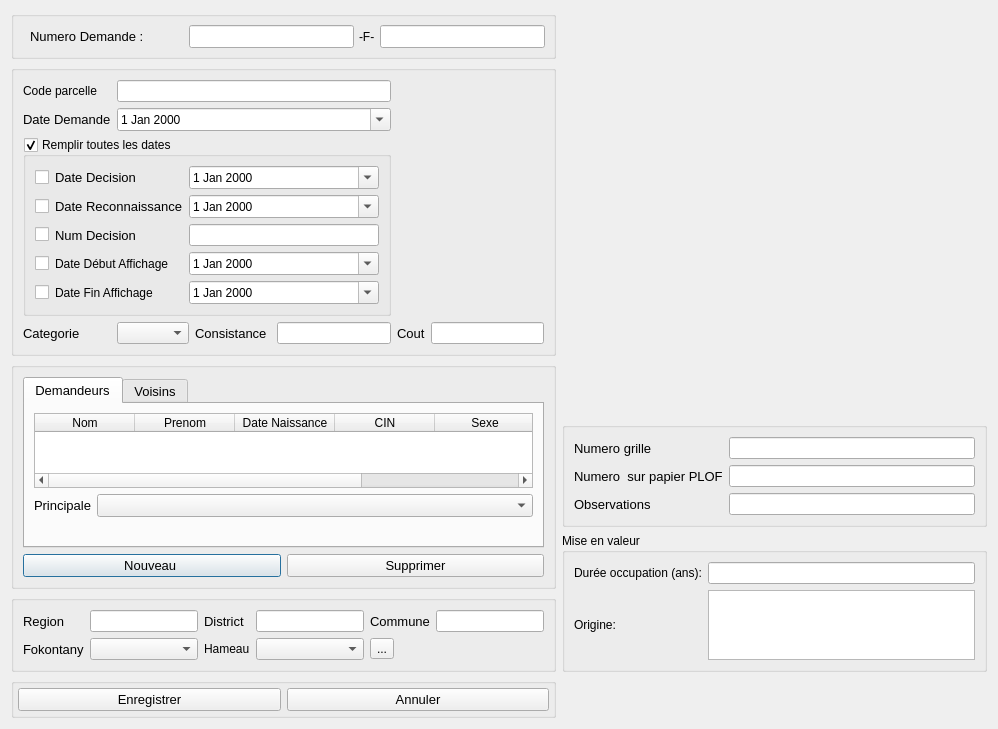
<?xml version="1.0" encoding="UTF-8"?>
<ui version="4.0">
 <class>CreateDemandeForm</class>
 <widget class="QDialog" name="CreateDemandeForm">
  <property name="geometry">
   <rect>
    <x>0</x>
    <y>0</y>
    <width>998</width>
    <height>664</height>
   </rect>
  </property>
  <property name="windowTitle">
   <string>Informations Demande</string>
  </property>
  <layout class="QGridLayout" name="gridLayout_5">
   <item row="0" column="0">
    <widget class="QGroupBox" name="horizontalGroupBox">
     <layout class="QHBoxLayout" name="horizontalLayout_3">
      <property name="spacing">
       <number>5</number>
      </property>
      <property name="leftMargin">
       <number>16</number>
      </property>
      <property name="topMargin">
       <number>8</number>
      </property>
      <property name="rightMargin">
       <number>8</number>
      </property>
      <property name="bottomMargin">
       <number>8</number>
      </property>
      <item>
       <widget class="QLabel" name="label_3">
        <property name="font">
         <font>
          <pointsize>10</pointsize>
         </font>
        </property>
        <property name="text">
         <string>Numero Demande :           </string>
        </property>
       </widget>
      </item>
      <item>
       <widget class="QLineEdit" name="numeroDemandeLineEdit1">
        <property name="enabled">
         <bool>true</bool>
        </property>
        <property name="font">
         <font>
          <pointsize>10</pointsize>
         </font>
        </property>
        <property name="layoutDirection">
         <enum>Qt::LeftToRight</enum>
        </property>
       </widget>
      </item>
      <item>
       <widget class="QLabel" name="label_4">
        <property name="text">
         <string>-F-</string>
        </property>
       </widget>
      </item>
      <item>
       <widget class="QLineEdit" name="numeroDemandeLineEdit2">
        <property name="font">
         <font>
          <pointsize>10</pointsize>
         </font>
        </property>
       </widget>
      </item>
     </layout>
    </widget>
   </item>
   <item row="0" column="1" rowspan="3">
    <layout class="QHBoxLayout" name="horizontalLayout_2">
     <item>
      <widget class="QLabel" name="tabVoisin">
       <property name="layoutDirection">
        <enum>Qt::LeftToRight</enum>
       </property>
       <property name="text">
        <string/>
       </property>
      </widget>
     </item>
    </layout>
   </item>
   <item row="2" column="0" rowspan="3">
    <widget class="QGroupBox" name="verticalGroupBox">
     <layout class="QVBoxLayout" name="verticalLayout">
      <item>
       <widget class="QTabWidget" name="tabWidgetOppositionDemande">
        <property name="font">
         <font>
          <pointsize>10</pointsize>
         </font>
        </property>
        <property name="layoutDirection">
         <enum>Qt::LeftToRight</enum>
        </property>
        <property name="currentIndex">
         <number>0</number>
        </property>
        <widget class="QWidget" name="tab_2">
         <attribute name="title">
          <string>Demandeurs</string>
         </attribute>
         <layout class="QVBoxLayout" name="verticalLayout_3">
          <item>
           <widget class="QTableWidget" name="tableDemande">
            <column>
             <property name="text">
              <string>Nom</string>
             </property>
            </column>
            <column>
             <property name="text">
              <string>Prenom</string>
             </property>
            </column>
            <column>
             <property name="text">
              <string>Date Naissance</string>
             </property>
            </column>
            <column>
             <property name="text">
              <string>CIN</string>
             </property>
            </column>
            <column>
             <property name="text">
              <string>Sexe</string>
             </property>
            </column>
            <column>
             <property name="text">
              <string>id</string>
             </property>
            </column>
           </widget>
          </item>
          <item>
           <layout class="QGridLayout" name="gridLayout_3">
            <item row="0" column="1">
             <widget class="QComboBox" name="comboBoxPrincipale"/>
            </item>
            <item row="0" column="0">
             <widget class="QLabel" name="label_7">
              <property name="text">
               <string>Principale</string>
              </property>
             </widget>
            </item>
            <item row="1" column="1">
             <spacer name="horizontalSpacer">
              <property name="orientation">
               <enum>Qt::Horizontal</enum>
              </property>
              <property name="sizeHint" stdset="0">
               <size>
                <width>40</width>
                <height>20</height>
               </size>
              </property>
             </spacer>
            </item>
           </layout>
          </item>
         </layout>
        </widget>
        <widget class="QWidget" name="tab">
         <attribute name="title">
          <string>Voisins</string>
         </attribute>
         <widget class="QTableWidget" name="tableVoisin">
          <property name="geometry">
           <rect>
            <x>1</x>
            <y>1</y>
            <width>289</width>
            <height>111</height>
           </rect>
          </property>
          <column>
           <property name="text">
            <string>Repère</string>
           </property>
          </column>
          <column>
           <property name="text">
            <string>Description</string>
           </property>
          </column>
         </widget>
        </widget>
       </widget>
      </item>
      <item>
       <layout class="QHBoxLayout" name="horizontalLayout_4">
        <item>
         <widget class="QPushButton" name="addBtn">
          <property name="font">
           <font>
            <pointsize>10</pointsize>
           </font>
          </property>
          <property name="text">
           <string>Nouveau </string>
          </property>
          <property name="icon">
           <iconset resource="../icons.qrc">
            <normaloff>:/users/icone/user.png</normaloff>:/users/icone/user.png</iconset>
          </property>
         </widget>
        </item>
        <item>
         <widget class="QPushButton" name="delBtn">
          <property name="font">
           <font>
            <pointsize>10</pointsize>
           </font>
          </property>
          <property name="text">
           <string>Supprimer</string>
          </property>
          <property name="icon">
           <iconset resource="../icons.qrc">
            <normaloff>:/std/icone/remove.png</normaloff>:/std/icone/remove.png</iconset>
          </property>
         </widget>
        </item>
       </layout>
      </item>
     </layout>
    </widget>
   </item>
   <item row="3" column="1">
    <layout class="QVBoxLayout" name="verticalLayout_2">
     <item>
      <widget class="QGroupBox" name="formGroupBox">
       <layout class="QFormLayout" name="formLayout">
        <item row="0" column="0">
         <widget class="QLabel" name="numeroGrilleLabel">
          <property name="font">
           <font>
            <pointsize>10</pointsize>
           </font>
          </property>
          <property name="text">
           <string>Numero grille</string>
          </property>
         </widget>
        </item>
        <item row="0" column="1">
         <widget class="QLineEdit" name="numeroGrilleLineEdit">
          <property name="cursor">
           <cursorShape>SizeBDiagCursor</cursorShape>
          </property>
         </widget>
        </item>
        <item row="1" column="0">
         <widget class="QLabel" name="numeroDemandeSurPapierPLOFLabel">
          <property name="font">
           <font>
            <pointsize>10</pointsize>
           </font>
          </property>
          <property name="text">
           <string>Numero  sur papier PLOF</string>
          </property>
         </widget>
        </item>
        <item row="1" column="1">
         <widget class="QLineEdit" name="numeroDemandeSurPapierPLOFLineEdit"/>
        </item>
        <item row="2" column="0">
         <widget class="QLabel" name="observationsLabel">
          <property name="font">
           <font>
            <pointsize>10</pointsize>
           </font>
          </property>
          <property name="text">
           <string>Observations</string>
          </property>
         </widget>
        </item>
        <item row="2" column="1">
         <widget class="QLineEdit" name="observationsLineEdit"/>
        </item>
       </layout>
      </widget>
     </item>
    </layout>
   </item>
   <item row="4" column="1" rowspan="2">
    <widget class="QGroupBox" name="groupBox">
     <property name="title">
      <string>Mise en valeur</string>
     </property>
     <layout class="QGridLayout" name="gridLayout_4">
      <item row="0" column="0">
       <widget class="QLabel" name="label_8">
        <property name="text">
         <string>Durée occupation (ans):</string>
        </property>
       </widget>
      </item>
      <item row="1" column="0">
       <widget class="QLabel" name="label_9">
        <property name="text">
         <string>Origine:</string>
        </property>
       </widget>
      </item>
      <item row="0" column="1">
       <widget class="QLineEdit" name="lineEditDureeMiseEnValeur"/>
      </item>
      <item row="1" column="1">
       <widget class="QTextEdit" name="textEditOrigine"/>
      </item>
     </layout>
    </widget>
   </item>
   <item row="6" column="0">
    <widget class="QGroupBox" name="horizontalGroupBox">
     <layout class="QHBoxLayout" name="horizontalLayout">
      <property name="leftMargin">
       <number>4</number>
      </property>
      <property name="topMargin">
       <number>4</number>
      </property>
      <property name="rightMargin">
       <number>4</number>
      </property>
      <property name="bottomMargin">
       <number>4</number>
      </property>
      <item>
       <widget class="QPushButton" name="BtnCreate">
        <property name="font">
         <font>
          <pointsize>10</pointsize>
         </font>
        </property>
        <property name="text">
         <string>Enregistrer</string>
        </property>
        <property name="icon">
         <iconset resource="../icons.qrc">
          <normaloff>:/std/icone/accept.png</normaloff>:/std/icone/accept.png</iconset>
        </property>
       </widget>
      </item>
      <item>
       <widget class="QPushButton" name="BtnCancel">
        <property name="font">
         <font>
          <pointsize>10</pointsize>
         </font>
        </property>
        <property name="text">
         <string>Annuler</string>
        </property>
        <property name="icon">
         <iconset resource="../icons.qrc">
          <normaloff>:/std/icone/if_minus_10199.png</normaloff>:/std/icone/if_minus_10199.png</iconset>
        </property>
       </widget>
      </item>
     </layout>
    </widget>
   </item>
   <item row="5" column="0">
    <widget class="QGroupBox" name="formGroupBox_2">
     <layout class="QGridLayout" name="gridLayout_2">
      <item row="0" column="2">
       <widget class="QLabel" name="districtLabel">
        <property name="font">
         <font>
          <pointsize>10</pointsize>
         </font>
        </property>
        <property name="text">
         <string>District</string>
        </property>
       </widget>
      </item>
      <item row="0" column="3">
       <widget class="QLineEdit" name="districtLineEdit"/>
      </item>
      <item row="0" column="4">
       <widget class="QLabel" name="communeLabel">
        <property name="font">
         <font>
          <pointsize>10</pointsize>
         </font>
        </property>
        <property name="text">
         <string>Commune</string>
        </property>
       </widget>
      </item>
      <item row="3" column="0">
       <widget class="QLabel" name="fokontanyLabel">
        <property name="font">
         <font>
          <pointsize>10</pointsize>
         </font>
        </property>
        <property name="text">
         <string>Fokontany</string>
        </property>
       </widget>
      </item>
      <item row="3" column="1">
       <widget class="QComboBox" name="fokontanyComboBox"/>
      </item>
      <item row="0" column="0">
       <widget class="QLabel" name="regionLabel">
        <property name="font">
         <font>
          <pointsize>10</pointsize>
         </font>
        </property>
        <property name="text">
         <string>Region</string>
        </property>
       </widget>
      </item>
      <item row="0" column="1">
       <widget class="QLineEdit" name="regionLineEdit"/>
      </item>
      <item row="0" column="5">
       <widget class="QLineEdit" name="communeLineEdit"/>
      </item>
      <item row="3" column="2">
       <widget class="QLabel" name="label_5">
        <property name="text">
         <string>Hameau</string>
        </property>
       </widget>
      </item>
      <item row="3" column="3">
       <widget class="QComboBox" name="HameauComboBox"/>
      </item>
      <item row="3" column="4">
       <widget class="QToolButton" name="toolButtonHameau">
        <property name="text">
         <string>...</string>
        </property>
       </widget>
      </item>
     </layout>
    </widget>
   </item>
   <item row="1" column="0">
    <widget class="QGroupBox" name="formGroupBox">
     <layout class="QGridLayout" name="gridLayout">
      <item row="1" column="0">
       <widget class="QLabel" name="dateDemandeLabel">
        <property name="font">
         <font>
          <pointsize>10</pointsize>
         </font>
        </property>
        <property name="text">
         <string>Date Demande</string>
        </property>
       </widget>
      </item>
      <item row="3" column="0">
       <widget class="QLabel" name="consistanceLabel">
        <property name="font">
         <font>
          <pointsize>10</pointsize>
         </font>
        </property>
        <property name="text">
         <string>Categorie</string>
        </property>
       </widget>
      </item>
      <item row="0" column="0">
       <widget class="QLabel" name="label_6">
        <property name="text">
         <string>Code parcelle</string>
        </property>
       </widget>
      </item>
      <item row="3" column="1">
       <widget class="QComboBox" name="consistanceComboBox"/>
      </item>
      <item row="3" column="3">
       <widget class="QLineEdit" name="lineEditConsistances"/>
      </item>
      <item row="3" column="4">
       <widget class="QLabel" name="coutLabel">
        <property name="font">
         <font>
          <pointsize>10</pointsize>
         </font>
        </property>
        <property name="text">
         <string>Cout</string>
        </property>
       </widget>
      </item>
      <item row="3" column="2">
       <widget class="QLabel" name="label">
        <property name="font">
         <font>
          <pointsize>10</pointsize>
         </font>
        </property>
        <property name="text">
         <string>Consistance </string>
        </property>
       </widget>
      </item>
      <item row="3" column="5">
       <widget class="QLineEdit" name="coutLineEdit"/>
      </item>
      <item row="0" column="1" colspan="3">
       <widget class="QLineEdit" name="lineEditCodeParcelle"/>
      </item>
      <item row="1" column="1" colspan="3">
       <widget class="QDateEdit" name="dateDemandeDateEdit">
        <property name="calendarPopup">
         <bool>true</bool>
        </property>
       </widget>
      </item>
      <item row="2" column="0" colspan="4">
       <widget class="QGroupBox" name="groupBoxDates">
        <property name="title">
         <string>Remplir toutes les dates</string>
        </property>
        <property name="checkable">
         <bool>true</bool>
        </property>
        <layout class="QGridLayout" name="gridLayout_8">
         <item row="4" column="0">
          <widget class="QCheckBox" name="checkBoxFinAffichage">
           <property name="text">
            <string/>
           </property>
          </widget>
         </item>
         <item row="3" column="2">
          <widget class="QDateEdit" name="dateEditDebutAffichage">
           <property name="calendarPopup">
            <bool>true</bool>
           </property>
          </widget>
         </item>
         <item row="3" column="1">
          <widget class="QLabel" name="label_12">
           <property name="text">
            <string>Date Début Affichage</string>
           </property>
          </widget>
         </item>
         <item row="4" column="1">
          <widget class="QLabel" name="label_13">
           <property name="text">
            <string>Date Fin Affichage</string>
           </property>
          </widget>
         </item>
         <item row="3" column="0">
          <widget class="QCheckBox" name="checkBoxDebutAffichage">
           <property name="text">
            <string/>
           </property>
          </widget>
         </item>
         <item row="1" column="0">
          <widget class="QCheckBox" name="checkBoxDateReconnaissance">
           <property name="text">
            <string/>
           </property>
          </widget>
         </item>
         <item row="0" column="1">
          <widget class="QLabel" name="dateDCisionLabel_2">
           <property name="font">
            <font>
             <pointsize>10</pointsize>
            </font>
           </property>
           <property name="text">
            <string>Date Decision</string>
           </property>
          </widget>
         </item>
         <item row="0" column="2">
          <widget class="QDateEdit" name="dateDecision">
           <property name="calendarPopup">
            <bool>true</bool>
           </property>
          </widget>
         </item>
         <item row="1" column="2">
          <widget class="QDateEdit" name="dateReconnaissanceDateEdit">
           <property name="calendarPopup">
            <bool>true</bool>
           </property>
          </widget>
         </item>
         <item row="2" column="1">
          <widget class="QLabel" name="label_14">
           <property name="font">
            <font>
             <pointsize>10</pointsize>
            </font>
           </property>
           <property name="text">
            <string>Num Decision</string>
           </property>
          </widget>
         </item>
         <item row="2" column="2">
          <widget class="QLineEdit" name="lineEditNumDecision"/>
         </item>
         <item row="2" column="0">
          <widget class="QCheckBox" name="checkBoxNumDecision">
           <property name="text">
            <string/>
           </property>
          </widget>
         </item>
         <item row="0" column="0">
          <widget class="QCheckBox" name="checkBoxDateDecision">
           <property name="text">
            <string/>
           </property>
          </widget>
         </item>
         <item row="1" column="1">
          <widget class="QLabel" name="dateReconnaissanceLabel_2">
           <property name="font">
            <font>
             <pointsize>10</pointsize>
            </font>
           </property>
           <property name="text">
            <string>Date Reconnaissance</string>
           </property>
          </widget>
         </item>
         <item row="4" column="2">
          <widget class="QDateEdit" name="dateEditFinAffichage">
           <property name="calendarPopup">
            <bool>true</bool>
           </property>
          </widget>
         </item>
        </layout>
       </widget>
      </item>
     </layout>
    </widget>
   </item>
  </layout>
 </widget>
 <resources>
  <include location="../icons.qrc"/>
 </resources>
 <connections/>
</ui>
